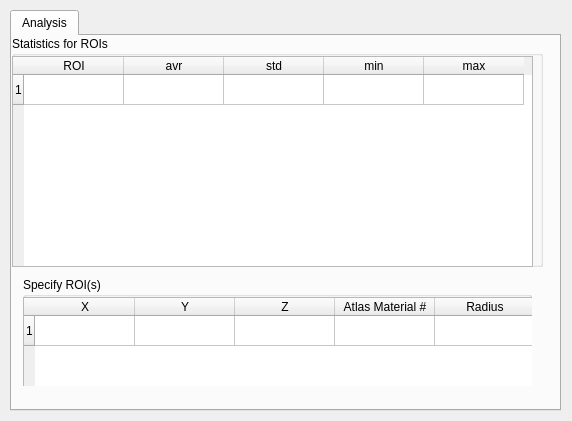
<?xml version="1.0" encoding="UTF-8"?>
<ui version="4.0">
 <class>GenerateROIStatisticsDialog</class>
 <widget class="QWidget" name="GenerateROIStatisticsDialog">
  <property name="geometry">
   <rect>
    <x>0</x>
    <y>0</y>
    <width>572</width>
    <height>421</height>
   </rect>
  </property>
  <property name="windowTitle">
   <string>GenerateROIStatisticsDialog</string>
  </property>
  <widget class="QTabWidget" name="tabWidget">
   <property name="geometry">
    <rect>
     <x>10</x>
     <y>10</y>
     <width>551</width>
     <height>401</height>
    </rect>
   </property>
   <property name="currentIndex">
    <number>0</number>
   </property>
   <widget class="QWidget" name="Analysis">
    <attribute name="title">
     <string>Analysis</string>
    </attribute>
    <widget class="QGroupBox" name="groupBox_4">
     <property name="geometry">
      <rect>
       <x>0</x>
       <y>0</y>
       <width>531</width>
       <height>231</height>
      </rect>
     </property>
     <property name="title">
      <string>Statistics for ROIs</string>
     </property>
     <widget class="QTableWidget" name="StatisticsOutput_tableWidget">
      <property name="geometry">
       <rect>
        <x>0</x>
        <y>20</y>
        <width>521</width>
        <height>211</height>
       </rect>
      </property>
      <row>
       <property name="text">
        <string>1</string>
       </property>
      </row>
      <column>
       <property name="text">
        <string>ROI</string>
       </property>
      </column>
      <column>
       <property name="text">
        <string>avr</string>
       </property>
      </column>
      <column>
       <property name="text">
        <string>std</string>
       </property>
      </column>
      <column>
       <property name="text">
        <string>min</string>
       </property>
      </column>
      <column>
       <property name="text">
        <string>max</string>
       </property>
      </column>
     </widget>
    </widget>
    <widget class="QWidget" name="verticalLayoutWidget_4">
     <property name="geometry">
      <rect>
       <x>0</x>
       <y>230</y>
       <width>531</width>
       <height>131</height>
      </rect>
     </property>
     <layout class="QVBoxLayout" name="verticalLayout_4">
      <item>
       <widget class="QGroupBox" name="groupBox_5">
        <property name="title">
         <string>Specify ROI(s)</string>
        </property>
        <widget class="QTableWidget" name="SpecifyROI_tabWidget">
         <property name="geometry">
          <rect>
           <x>0</x>
           <y>20</y>
           <width>521</width>
           <height>101</height>
          </rect>
         </property>
         <row>
          <property name="text">
           <string>1</string>
          </property>
         </row>
         <column>
          <property name="text">
           <string>X</string>
          </property>
         </column>
         <column>
          <property name="text">
           <string>Y</string>
          </property>
         </column>
         <column>
          <property name="text">
           <string>Z</string>
          </property>
         </column>
         <column>
          <property name="text">
           <string>Atlas Material #</string>
          </property>
         </column>
         <column>
          <property name="text">
           <string>Radius</string>
          </property>
         </column>
        </widget>
       </widget>
      </item>
     </layout>
    </widget>
   </widget>
  </widget>
 </widget>
 <layoutdefault spacing="6" margin="11"/>
 <resources/>
 <connections/>
</ui>
